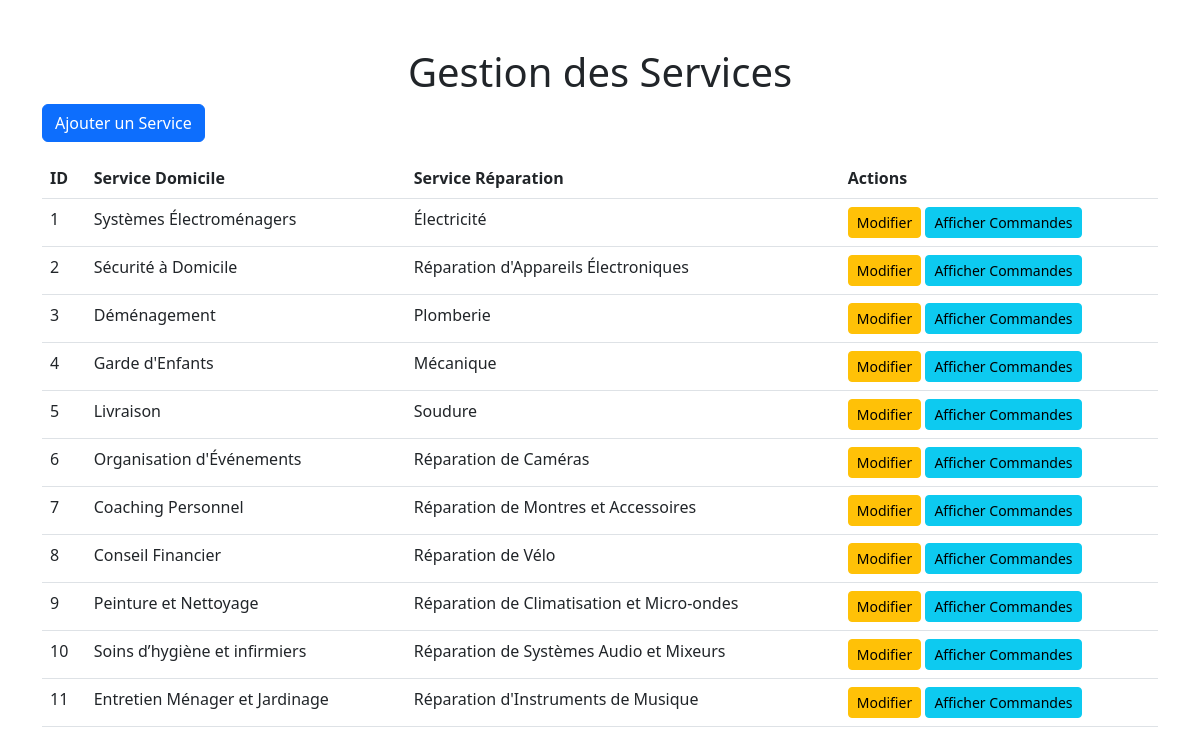
Page /Services.php on the committed database.
### tables this page shows
CREATE TABLE `nosservices` (
  `id` int(11) NOT NULL,
  `service_domicile` varchar(255) DEFAULT NULL,
  `service_reparation` varchar(255) DEFAULT NULL
);

### Services.php (the view, shortened to what this page needs)
<?php
$servername = "localhost";
$username = "root";
$password = "";
$dbname = "Services";
$conn = new mysqli($servername, $username, $password, $dbname);
$sql = "SELECT * FROM NosServices";
$result = $conn->query($sql);
?>
<!DOCTYPE html>
<html lang="fr">
<head>
    <link href="https://cdn.jsdelivr.net/npm/bootstrap@5.3.0-alpha1/dist/css/bootstrap.min.css" rel="stylesheet">
</head>
<body>
<div class="container mt-5">
    <h1 class="text-center">Gestion des Services</h1>
    <a href="ajouter_service.php" class="btn btn-primary mb-3">Ajouter un Service</a>
    <table class="table">
        <thead>
            <tr>
                <th>ID</th>
                <th>Service Domicile</th>
                <th>Service Réparation</th>
                <th>Actions</th>
            </tr>
        </thead>
        <tbody>
            <?php while ($service = $result->fetch_assoc()): ?>
            <tr>
                <td><?php echo $service['id']; ?></td>
                <td><?php echo $service['service_domicile']; ?></td>
                <td><?php echo $service['service_reparation']; ?></td>
                <td>
                    <a href="modifier_service.php?id=<?php echo $service['id']; ?>" class="btn btn-warning btn-sm">Modifier</a>
                    <a href="commandes_service.php?id=<?php echo $service['id']; ?>" class="btn btn-info btn-sm">Afficher Commandes</a>
                </td>
            </tr>
            <?php endwhile; ?>
        </tbody>
    </table>
</div>
</body>
</html>

### rows in the picture
nosservices: id "1", service_domicile "Systèmes Électroménagers", service_reparation "Électricité"
nosservices: id "2", service_domicile "Sécurité à Domicile", service_reparation "Réparation d'Appareils Électroniques"
nosservices: id "3", service_domicile "Déménagement", service_reparation "Plomberie"
nosservices: id "4", service_domicile "Garde d'Enfants", service_reparation "Mécanique"
nosservices: id "5", service_domicile "Livraison", service_reparation "Soudure"
nosservices: id "6", service_domicile "Organisation d'Événements", service_reparation "Réparation de Caméras"
nosservices: id "7", service_domicile "Coaching Personnel", service_reparation "Réparation de Montres et Accessoires"
nosservices: id "8", service_domicile "Conseil Financier", service_reparation "Réparation de Vélo"
nosservices: id "9", service_domicile "Peinture et Nettoyage", service_reparation "Réparation de Climatisation et Micro-ondes"
nosservices: id "10", service_domicile "Soins d’hygiène et infirmiers", service_reparation "Réparation de Systèmes Audio et Mixeurs"
nosservices: id "11", service_domicile "Entretien Ménager et Jardinage", service_reparation "Réparation d'Instruments de Musique"
